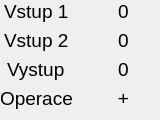
<?xml version="1.0" encoding="UTF-8"?>
<ui version="4.0">
 <class>Modal</class>
 <widget class="QWidget" name="Modal">
  <property name="geometry">
   <rect>
    <x>0</x>
    <y>0</y>
    <width>160</width>
    <height>120</height>
   </rect>
  </property>
  <property name="windowTitle">
   <string>Form</string>
  </property>
  <property name="autoFillBackground">
   <bool>true</bool>
  </property>
  <widget class="QWidget" name="formLayoutWidget">
   <property name="geometry">
    <rect>
     <x>0</x>
     <y>0</y>
     <width>168</width>
     <height>121</height>
    </rect>
   </property>
   <layout class="QFormLayout" name="formLayout">
    <property name="labelAlignment">
     <set>Qt::AlignCenter</set>
    </property>
    <property name="formAlignment">
     <set>Qt::AlignHCenter|Qt::AlignTop</set>
    </property>
    <item row="0" column="0">
     <widget class="QLabel" name="label">
      <property name="font">
       <font>
        <pointsize>14</pointsize>
       </font>
      </property>
      <property name="text">
       <string>Vstup 1</string>
      </property>
     </widget>
    </item>
    <item row="0" column="1">
     <widget class="QLabel" name="label_2">
      <property name="font">
       <font>
        <pointsize>14</pointsize>
       </font>
      </property>
      <property name="text">
       <string>0</string>
      </property>
      <property name="alignment">
       <set>Qt::AlignCenter</set>
      </property>
     </widget>
    </item>
    <item row="1" column="0">
     <widget class="QLabel" name="label_3">
      <property name="font">
       <font>
        <pointsize>14</pointsize>
       </font>
      </property>
      <property name="text">
       <string>Vstup 2</string>
      </property>
     </widget>
    </item>
    <item row="1" column="1">
     <widget class="QLabel" name="label_4">
      <property name="font">
       <font>
        <pointsize>14</pointsize>
       </font>
      </property>
      <property name="text">
       <string>0</string>
      </property>
      <property name="alignment">
       <set>Qt::AlignCenter</set>
      </property>
     </widget>
    </item>
    <item row="2" column="1">
     <widget class="QLabel" name="label_8">
      <property name="font">
       <font>
        <pointsize>14</pointsize>
       </font>
      </property>
      <property name="text">
       <string>0</string>
      </property>
      <property name="alignment">
       <set>Qt::AlignCenter</set>
      </property>
     </widget>
    </item>
    <item row="2" column="0">
     <widget class="QLabel" name="label_7">
      <property name="font">
       <font>
        <pointsize>14</pointsize>
       </font>
      </property>
      <property name="text">
       <string>Vystup</string>
      </property>
     </widget>
    </item>
    <item row="3" column="1">
     <widget class="QLabel" name="label_6">
      <property name="font">
       <font>
        <pointsize>14</pointsize>
       </font>
      </property>
      <property name="text">
       <string>+</string>
      </property>
      <property name="alignment">
       <set>Qt::AlignCenter</set>
      </property>
     </widget>
    </item>
    <item row="3" column="0">
     <widget class="QLabel" name="label_5">
      <property name="font">
       <font>
        <pointsize>14</pointsize>
       </font>
      </property>
      <property name="text">
       <string>Operace</string>
      </property>
     </widget>
    </item>
   </layout>
  </widget>
 </widget>
 <resources/>
 <connections/>
</ui>
